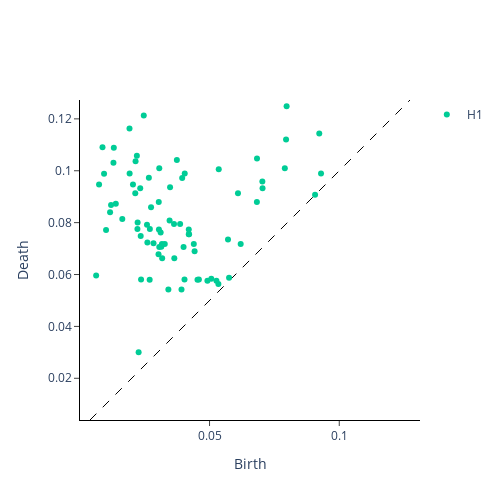

Notebook code for this chart:
### Code cell
VR = VietorisRipsPersistence()
VR.plot(MSDL_diagrams['controls'][0])
